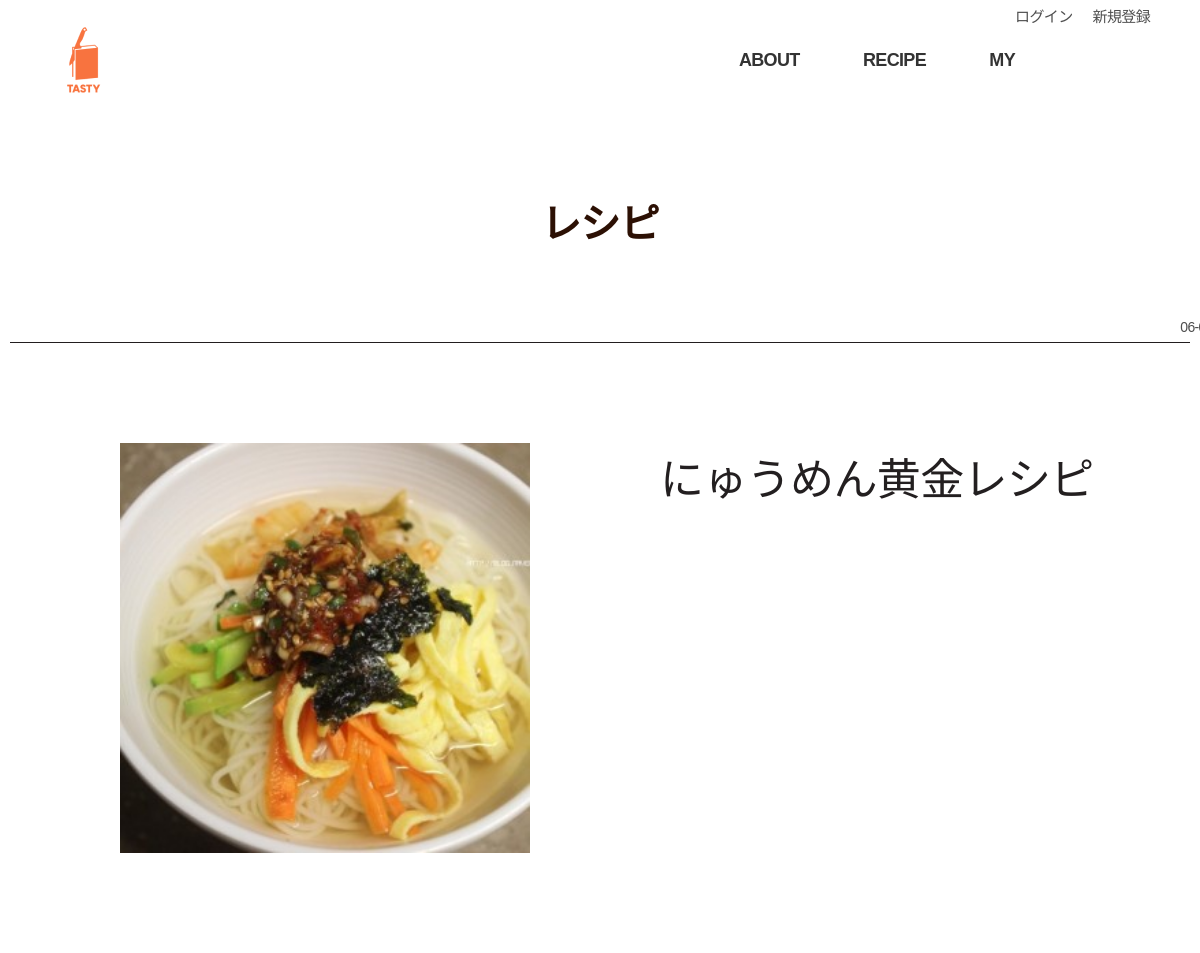
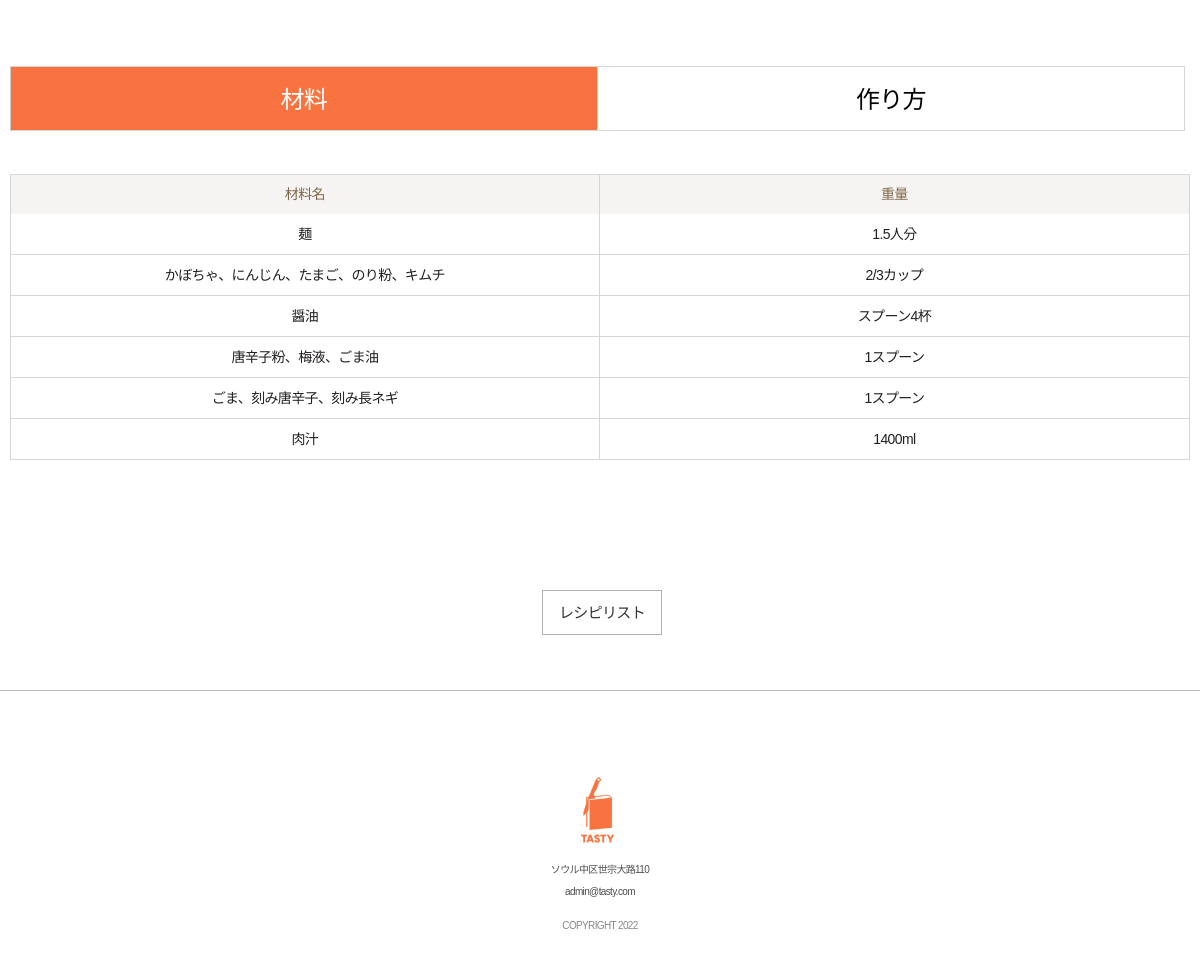
The page /recipe_view.php?num=74 on the database its author committed (2 pictures, top to bottom).
### tables this page shows
CREATE TABLE IF NOT EXISTS `recipe_write` (
  `recipe_id` int(11) NOT NULL AUTO_INCREMENT,
  `recipe_title` varchar(100) DEFAULT NULL,
  `recipe_introduce` text DEFAULT NULL,
  `writer` varchar(100) DEFAULT NULL,
  `regdate` datetime DEFAULT NULL,
  `recipe_thum` varchar(100) DEFAULT NULL,
  `hits` int(11) DEFAULT NULL,
  PRIMARY KEY (`recipe_id`)
);

CREATE TABLE IF NOT EXISTS `ingre_w` (
  `ingre_id` int(11) NOT NULL AUTO_INCREMENT,
  `i_name_1` varchar(100) DEFAULT NULL,
  `i_name_2` varchar(100) DEFAULT NULL,
  `i_name_3` varchar(100) DEFAULT NULL,
  `i_name_4` varchar(100) DEFAULT NULL,
  `i_name_5` varchar(100) DEFAULT NULL,
  `i_name_6` varchar(100) DEFAULT NULL,
  `i_num_1` varchar(100) DEFAULT NULL,
  `i_num_2` varchar(100) DEFAULT NULL,
  `i_num_3` varchar(100) DEFAULT NULL,
  `i_num_4` varchar(100) DEFAULT NULL,
  `i_num_5` varchar(100) DEFAULT NULL,
  `i_num_6` varchar(100) DEFAULT NULL,
  PRIMARY KEY (`ingre_id`)
);

### recipe_view.php (the view, shortened to what this page needs)
<?php
require("db_connect.php");
?>
<!DOCTYPE html>
<html lang="ko">
<head>
    <link rel="stylesheet" type="text/css" href="css/normalize.min.css" />
    <link rel="stylesheet" type="text/css" href="css/swiper.min.css" />
    <link rel="stylesheet" type="text/css" href="css/jquery-ui.min.css">
    <link rel="stylesheet" type="text/css" href="css/common.css" />
     <link rel="stylesheet" type="text/css" href="https://cdn.rawgit.com/moonspam/NanumSquare/master/nanumsquare.css">
    <link rel="stylesheet" href="css/slick.css">
    <link rel="stylesheet" href="https://cdn.linearicons.com/free/1.0.0/icon-font.min.css">
    <link rel="stylesheet" href="https://cdnjs.cloudflare.com/ajax/libs/bootstrap/4.6.2/css/bootstrap.min.css" />
    <link rel="stylesheet" href="css/recipe_view.css">
    <link rel="stylesheet" type="text/css" href="css/sub.css" />
</head>
<body class="sub">
    <div class="wrap">
        <?php include "template/nav.php" ?>
        <div id="contents" class="recipe">
            <section class="western">
                <h2 class="tit" style="margin-top: 100px;">レシピ</h2><br><br>
                <?php
                $recipe_id = $_REQUEST["num"];
                $query = $db->query("select * from recipe_write where recipe_id = {$recipe_id}");
                $row = $query->fetch();
                $nickName = $row['writer'];
                $write_time = substr($row['regdate'], 0, 10);
                $hits = $row['hits'];
                $title = $row['recipe_title'];
                $thum_img = $row['recipe_thum'];
                $make_recipe = $row['recipe_introduce'];
                ?>
                <div id="na" style="text-align: right; margin-left: 890px; display:inline-block;">
                    <h9>作成日:&nbsp;<?= $write_time?>&nbsp;&nbsp;閲覧数：<?= $hits ?>&nbsp; [<?= $nickName ?>]</h9>
                </div>
                <?php
                $convention = isset($_REQUEST["convention"]) ? $_REQUEST["convention"] : "material";
                $material = "white";
                $material_w = "black";
                $make = "white";
                $make_w = "black";
                if ($convention == "material") {
                    $material = "#F8733F";
                    $material_w = "white";
                } else if ($convention == "make") {
                    $make = "#F8733F";
                    $make_w = "white";
                }
                ?>
                <?php
                if ($convention == "material") {
                ?>
                    <article class="bbs_gallery_view view_area">
                        <div class="info_area">
                            <figure class="img"><img src="<?= $thum_img ?>" style="width: 410px; height: 410px;" alt=""></figure>
                            <div class="txt_area">
                                <h3 class="tit"><?= $title ?></h3>
                            </div>
                        </div>
                    <?php
                } else if ($convention == "make") {
                    ?>
                        <article class="bbs_gallery_view view_area">
                            <div class="info_area">
                                <figure class="img" width="448" height="448">
                                    <p id="photo"><img src="<?= $thum_img ?>" style="width: 410px; height: 410px;" alt="" /></p>
                                </figure>
                                <div class="txt_area">
                                    <div class="sort_box">
                                    </div>
                                    <h3 class="tit"><?= $title ?></h3>
                                    <p class="txt"></p>
                                </div>
                            </div>
                            <?php
                            if (isset($_SESSION["userId"]) || isset($_SESSION["userName"])) {
                                $user_id = $_SESSION["userId"];
                                $query = $db->query("select * from member where id = '{$user_id}' ");
                                $row = $query->fetch();
                                $check_name = $row['nickname'];
                                if ($check_name == $nickName) {
                            ?>
                                    <div class="function_area">
                                        <a href="recipe_update.php?num=<?= $recipe_id ?>"><input type=button style="width:40pt;height:25pt; text-decoration: none;" value="修正">&nbsp;&nbsp;
                                        <a href="recipe_delete.php?num=<?= $recipe_id ?>"><input type=button style="width:40pt;height:25pt; " value="削除"></a>
                                    </div>
                            <?php
                                }
                            }
                            ?>
                            <div id="photo_list">
                                <ul id="inner_list">
                                    <?php
                                    $query = $db->query("select * from cooking_img where recipe_id = {$recipe_id}");
                                    $row = $query->fetch();
                                    $sub_1 = $row['img_1'];
                                    if ($sub_1 == null) {
                                        $sub_1 = "./upload/unnamed.png";
                                    }
                                    $sub_2 = $row['img_2'];
                                    if ($sub_2 == null) {
                                        $sub_2 = "./upload/unnamed.png";
                                    }
                                    $sub_3 = $row['img_3'];
                                    if ($sub_3 == null) {
                                        $sub_3 = "./upload/unnamed.png";
                                    }
                                    $sub_4 = $row['img_4'];
                                    if ($sub_4 == null) {
                                        $sub_4 = "./upload/unnamed.png";
                                    }
                                    ?>
                                    <li>
                                        <a href="<?= $sub_1 ?>"><img src="<?= $sub_1 ?>" width="200" height="160" /></a>
                                    </li>
                                    <li>
                                        <a href="<?= $sub_2 ?>"><img src="<?= $sub_2 ?>" width="200" height="160" /></a>
                                    </li>
                                    <li>
                                        <a href="<?= $sub_3 ?>"><img src="<?= $sub_3 ?>" width="200" height="160" /></a>
                                    </li>
                                    <li>
                                        <a href="<?= $sub_4 ?>"><img src="<?= $sub_4 ?>" width="200" height="160" /></a>
                                    </li>
                                </ul>
                            </div>
                            </table>
                        <?php
                    }
                        ?>
                        <div class="tab_menu">
                            <a href="?num=<?= $recipe_id ?>&convention=material" style="background-color:<?= $material ?>; Color:<?= $material_w ?>; text-decoration:none;">材料</a>
                            <a href="?num=<?= $recipe_id ?>&convention=make" style="background-color:<?= $make ?>; Color: <?= $make_w ?>; text-decoration:none;">作り方</a>
                        </div>
                        <?php
                        if ($convention == "material") {
                        ?>
                            <div id="ingredient" class="tab_contents ingredient show">
                                <table class="col3">
                                    <colgroup>
                                        <col>
                                        <col>
                                        <col>
                                    </colgroup>
                                    <thead>
                                        <tr>
                                            <th>材料名</th>
                                            <th>重量</th>
                                        </tr>
                                    </thead>
                                    <tbody>
                                        <?php
                                        $query = $db->query("select * from connection_w where recipe_id={$recipe_id}");
                                        $row = $query->fetch();
                                        $ingre_id = $row['ingre_id'];
                                        $query = $db->query("select * from ingre_w where ingre_id={$ingre_id}");
                                        $row = $query->fetch();
                                        $ingre_name1 = $row["i_name_1"];
                                        $ingre_name2 = $row["i_name_2"];
                                        $ingre_name3 = $row["i_name_3"];
                                        $ingre_name4 = $row["i_name_4"];
                                        $ingre_name5 = $row["i_name_5"];
                                        $ingre_name6 = $row["i_name_6"];
                                        $ingre_num1 = $row["i_num_1"];
                                        $ingre_num2 = $row["i_num_2"];
                                        $ingre_num3 = $row["i_num_3"];
                                        $ingre_num4 = $row["i_num_4"];
                                        $ingre_num5 = $row["i_num_5"];
                                        $ingre_num6 = $row["i_num_6"];
                                        ?>
                                        <tr>
                                            <td style="height:40px;"><?= $ingre_name1 ?></td>
                                            <td><?= $ingre_num1 ?></td>
                                        </tr>
                                        <tr>
                                            <td style="height:40px;"><?= $ingre_name2 ?></td>
                                            <td><?= $ingre_num2 ?></td>
                                        </tr>
                                        <tr>
                                            <td style="height:40px;"><?= $ingre_name3 ?></td>
                                            <td><?= $ingre_num3 ?></td>
                                        </tr>
                                        <tr>
                                            <td style="height:40px;"><?= $ingre_name4 ?></td>
                                            <td><?= $ingre_num4 ?></td>
                                        </tr>
                                        <tr>
                                            <td style="height:40px;"><?= $ingre_name5 ?></td>
                                            <td><?= $ingre_num5 ?></td>
                                        </tr>
                                        <tr>
                                            <td style="height:40px;"><?= $ingre_name6 ?></td>
                                            <td><?= $ingre_num6 ?></td>
                                        </tr>
                                    </tbody>
                                </table>
                            </div>
        </div>
    </div>
    <li>
        <div class="b-btn01 type01">
            <ul class="b-btn-wrap">
                <li>
                    <a class="b-btn-type01" style="text-decoration:none" href="recipe_write.php">レシピリスト</a>
                </li>
            </ul>
    </li>
<?php
                        } else if ($convention == "make") {
?>
    <table style="font-size:20px; line-height:50px; text-align: left; margin-top: 100px; margin-left: 10px;">
        <tbody>
            <tr>
                <td><?= nl2br($make_recipe) ?></td>
            </tr>
        </tbody>
    </table>
    </div>
    </li>
    </ul>
    </div>
    </div>
    <li>
        <div class="b-btn01 type01">
            <ul class="b-btn-wrap">
                <li>
                    <a class="b-btn-type01" style="text-decoration:none" href="recipe_write.php">レシピリスト</a>
                </li>
            </ul>
    </li>
    </article>
    </section>
    </div>
    </main>
<?php
                        }
?>
<?php include "template/footer.php" ?>
</body>
</html>

### css/common.css (style rules this page uses)
html, body { min-height:100%; height:100%; }
html { font-family:'NanumSquare', sans-serif; font-weight:500; font-size:16px; letter-spacing:-0.04em; line-height:1; color:#555; word-break:keep-all; word-wrap:break-word; }
h1,h2,h3,h4,h5,h6 { margin:0; }
ul, ol { list-style:none; margin:0; padding:0; }
a { text-decoration:none; color:#555; }
table { table-layout:fixed; width:100%; border-collapse:collapse; border-spacing:0; }
th { padding:0; }
td { padding:0; }
figure { margin:0; }
img { vertical-align:top; }
.tab_contents { display:none; }
.tab_contents.show { display:block; }
[class*="bbs_gallery_view"] { position:relative; width:1180px; margin:55px auto 0; border-top:1px solid #221e1f; overflow:hidden; }
[class*="bbs_gallery_view"] .info_area:after { content:""; display:block; clear:both; }
[class*="bbs_gallery_view"] .info_area .img { float:left; overflow:hidden; }
[class*="bbs_gallery_view"] .info_area .img:after { content:""; display:inline-block; height:100%; vertical-align:middle; }
[class*="bbs_gallery_view"] .info_area .img img { width="448" height="448"; vertical-align:middle; }
[class*="bbs_gallery_view"] .txt_area { float:left; width:523px; margin-left:130px; padding:25px 0 0; }
[class*="bbs_gallery_view"] .txt_area .tit { font-weight:400; font-size:44px; line-height:53px; color:#231f20; margin:22px 0 14px; }
#contents > section { padding-top:98px; box-sizing:border-box; }
#contents > section > .tit { font-size:40px; font-weight:600; line-height:53px; text-align:center; color:#2c1004; }
.sub #contents { padding:0 0 0 0; }

### css/recipe_view.css (style rules this page uses)
* { margin: 0;padding: 0; }
a { color: inherit; text-decoration: inherit; }
img { vertical-align: middle; }
li { list-style: none; }
body { font-family: 'NanumSquare', sans-serif !important; font-size: 14px; color:#4e4e4e; line-height: 1.4; }
.wrap { width: 100%; min-width: 1100px; overflow: hidden; }
html { scroll-behavior: smooth; }
#na h9 { margin-left:370px; text-align: center; }
.b-btn01.type01 ul { padding:30px 10 0 0;text-align:center; margin-top: 0px; margin-bottom: 50px; }
.b-btn01.type01 ul li { display:inline-block;margin:0 0 5px 4px;vertical-align:top; }
.b-btn01.type01 ul li a, .b-btn01.type01 ul li button { display:block;padding:11px 16px;border:1px solid rgba(0,0,0,0.3);font-size:15px;color:#333; }
@media screen and (max-width:2600px) { .wrap { min-width: 100%; } }

### rows shown on the page
recipe_write: recipe_thum (picture), recipe_title "にゅうめん黄金レシピ"
ingre_w: i_name_1 "麺", i_num_1 "1.5人分", i_name_2 "かぼちゃ、にんじん、たまご、のり粉、キムチ", i_num_2 "2/3カップ", i_name_3 "醤油", i_num_3 "スプーン4杯", i_name_4 "唐辛子粉、梅液、ごま油", i_num_4 "1スプーン", i_name_5 "ごま、刻み唐辛子、刻み長ネギ", i_num_5 "1スプーン", i_name_6 "肉汁", i_num_6 "1400ml"
